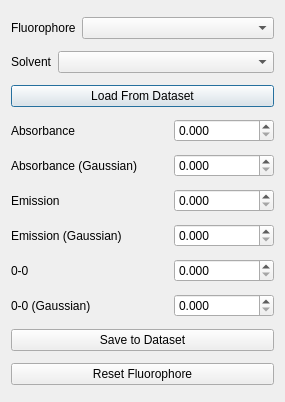
<?xml version="1.0" encoding="UTF-8"?>
<ui version="4.0">
 <class>Dialog</class>
 <widget class="QDialog" name="Dialog">
  <property name="geometry">
   <rect>
    <x>0</x>
    <y>0</y>
    <width>285</width>
    <height>402</height>
   </rect>
  </property>
  <property name="sizePolicy">
   <sizepolicy hsizetype="Preferred" vsizetype="Fixed">
    <horstretch>0</horstretch>
    <verstretch>0</verstretch>
   </sizepolicy>
  </property>
  <property name="minimumSize">
   <size>
    <width>285</width>
    <height>0</height>
   </size>
  </property>
  <property name="maximumSize">
   <size>
    <width>265</width>
    <height>16777215</height>
   </size>
  </property>
  <property name="windowTitle">
   <string>Save to DS</string>
  </property>
  <layout class="QVBoxLayout" name="verticalLayout">
   <item>
    <layout class="QHBoxLayout" name="horizontalLayout">
     <item>
      <widget class="QLabel" name="label_3">
       <property name="sizePolicy">
        <sizepolicy hsizetype="Maximum" vsizetype="Preferred">
         <horstretch>0</horstretch>
         <verstretch>0</verstretch>
        </sizepolicy>
       </property>
       <property name="text">
        <string>Fluorophore</string>
       </property>
      </widget>
     </item>
     <item>
      <widget class="QComboBox" name="fluorophore"/>
     </item>
    </layout>
   </item>
   <item>
    <layout class="QHBoxLayout" name="horizontalLayout_2">
     <item>
      <widget class="QLabel" name="label_2">
       <property name="sizePolicy">
        <sizepolicy hsizetype="Maximum" vsizetype="Preferred">
         <horstretch>0</horstretch>
         <verstretch>0</verstretch>
        </sizepolicy>
       </property>
       <property name="text">
        <string>Solvent</string>
       </property>
      </widget>
     </item>
     <item>
      <widget class="QComboBox" name="solvent"/>
     </item>
    </layout>
   </item>
   <item>
    <widget class="QPushButton" name="load_button">
     <property name="text">
      <string>Load From Dataset</string>
     </property>
    </widget>
   </item>
   <item>
    <layout class="QHBoxLayout" name="horizontalLayout_3">
     <item>
      <widget class="QLabel" name="label">
       <property name="sizePolicy">
        <sizepolicy hsizetype="Minimum" vsizetype="Preferred">
         <horstretch>0</horstretch>
         <verstretch>0</verstretch>
        </sizepolicy>
       </property>
       <property name="text">
        <string>Absorbance</string>
       </property>
       <property name="alignment">
        <set>Qt::AlignLeading|Qt::AlignLeft|Qt::AlignVCenter</set>
       </property>
      </widget>
     </item>
     <item>
      <widget class="QDoubleSpinBox" name="a">
       <property name="sizePolicy">
        <sizepolicy hsizetype="Maximum" vsizetype="Fixed">
         <horstretch>0</horstretch>
         <verstretch>0</verstretch>
        </sizepolicy>
       </property>
       <property name="minimumSize">
        <size>
         <width>100</width>
         <height>0</height>
        </size>
       </property>
       <property name="decimals">
        <number>3</number>
       </property>
      </widget>
     </item>
    </layout>
   </item>
   <item>
    <layout class="QHBoxLayout" name="horizontalLayout_5">
     <item>
      <widget class="QLabel" name="label_5">
       <property name="text">
        <string>Absorbance (Gaussian)</string>
       </property>
      </widget>
     </item>
     <item>
      <widget class="QDoubleSpinBox" name="a_g">
       <property name="sizePolicy">
        <sizepolicy hsizetype="Maximum" vsizetype="Fixed">
         <horstretch>0</horstretch>
         <verstretch>0</verstretch>
        </sizepolicy>
       </property>
       <property name="minimumSize">
        <size>
         <width>100</width>
         <height>0</height>
        </size>
       </property>
       <property name="decimals">
        <number>3</number>
       </property>
      </widget>
     </item>
    </layout>
   </item>
   <item>
    <layout class="QHBoxLayout" name="horizontalLayout_4">
     <item>
      <widget class="QLabel" name="label_4">
       <property name="text">
        <string>Emission</string>
       </property>
      </widget>
     </item>
     <item>
      <widget class="QDoubleSpinBox" name="e">
       <property name="sizePolicy">
        <sizepolicy hsizetype="Maximum" vsizetype="Fixed">
         <horstretch>0</horstretch>
         <verstretch>0</verstretch>
        </sizepolicy>
       </property>
       <property name="minimumSize">
        <size>
         <width>100</width>
         <height>0</height>
        </size>
       </property>
       <property name="decimals">
        <number>3</number>
       </property>
      </widget>
     </item>
    </layout>
   </item>
   <item>
    <layout class="QHBoxLayout" name="horizontalLayout_6">
     <item>
      <widget class="QLabel" name="label_6">
       <property name="text">
        <string>Emission (Gaussian)</string>
       </property>
      </widget>
     </item>
     <item>
      <widget class="QDoubleSpinBox" name="e_g">
       <property name="sizePolicy">
        <sizepolicy hsizetype="Maximum" vsizetype="Fixed">
         <horstretch>0</horstretch>
         <verstretch>0</verstretch>
        </sizepolicy>
       </property>
       <property name="minimumSize">
        <size>
         <width>100</width>
         <height>0</height>
        </size>
       </property>
       <property name="decimals">
        <number>3</number>
       </property>
      </widget>
     </item>
    </layout>
   </item>
   <item>
    <layout class="QHBoxLayout" name="horizontalLayout_7">
     <item>
      <widget class="QLabel" name="label_7">
       <property name="text">
        <string>0-0</string>
       </property>
      </widget>
     </item>
     <item>
      <widget class="QDoubleSpinBox" name="zz">
       <property name="sizePolicy">
        <sizepolicy hsizetype="Maximum" vsizetype="Fixed">
         <horstretch>0</horstretch>
         <verstretch>0</verstretch>
        </sizepolicy>
       </property>
       <property name="minimumSize">
        <size>
         <width>100</width>
         <height>0</height>
        </size>
       </property>
       <property name="decimals">
        <number>3</number>
       </property>
      </widget>
     </item>
    </layout>
   </item>
   <item>
    <layout class="QHBoxLayout" name="horizontalLayout_8">
     <item>
      <widget class="QLabel" name="label_8">
       <property name="text">
        <string>0-0 (Gaussian)</string>
       </property>
      </widget>
     </item>
     <item>
      <widget class="QDoubleSpinBox" name="zz_g">
       <property name="sizePolicy">
        <sizepolicy hsizetype="Maximum" vsizetype="Fixed">
         <horstretch>0</horstretch>
         <verstretch>0</verstretch>
        </sizepolicy>
       </property>
       <property name="minimumSize">
        <size>
         <width>100</width>
         <height>0</height>
        </size>
       </property>
       <property name="decimals">
        <number>3</number>
       </property>
      </widget>
     </item>
    </layout>
   </item>
   <item>
    <widget class="QPushButton" name="save_button">
     <property name="text">
      <string>Save to Dataset</string>
     </property>
    </widget>
   </item>
   <item>
    <widget class="QPushButton" name="reset_button">
     <property name="text">
      <string>Reset Fluorophore</string>
     </property>
    </widget>
   </item>
  </layout>
 </widget>
 <resources/>
 <connections/>
</ui>
